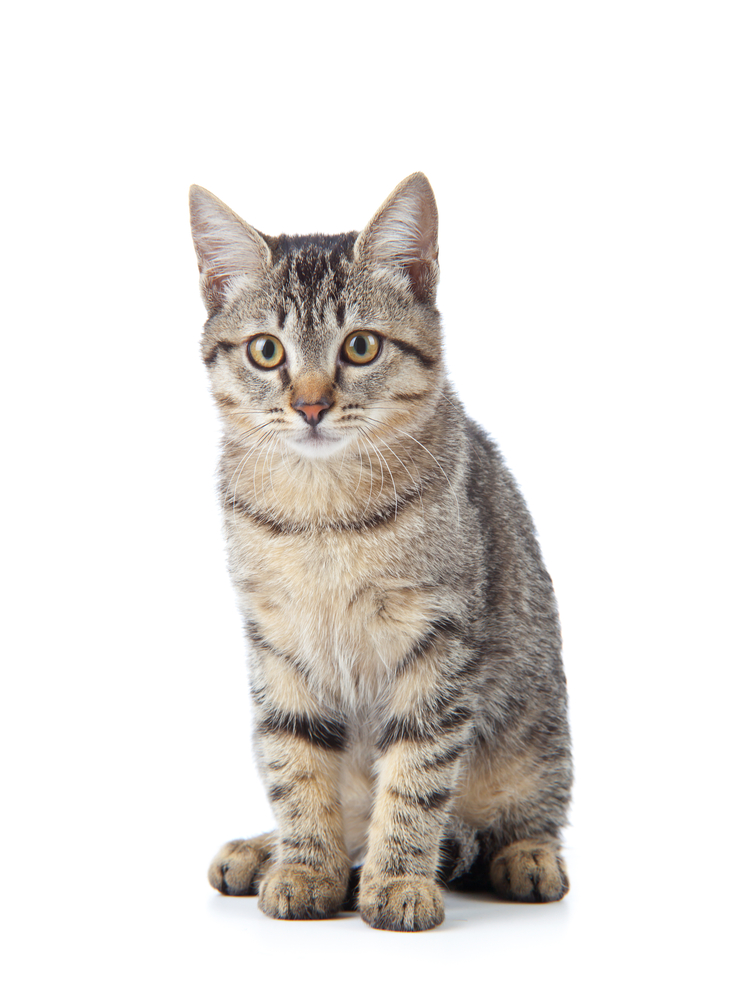
#> input picture input.png, 744 x 1000 px
$ python -i bg_remover.py   (imports and definitions only)
#> lines starting #> are read from the running program, lines starting #| are printed output that depends on the picture; after the words box and inside, x2 and y2 are one past the last pixel; in counts of white or black regions, pixels touching at a corner belong together
import cv2
import numpy


class BgRemover:
    def __init__(self, calibration_threshold: int = 241, calibration_average: float = 183.2592):
        self.calibration_threshold = calibration_threshold
        self.calibration_average = calibration_average

    def remove(self, image: numpy.ndarray, manual_threshold: int = None):
        gray_image = cv2.cvtColor(image, cv2.COLOR_BGR2GRAY)

        if not manual_threshold:
            boundaries_threshold = 254
            _ret, boundaries_threshold_image = cv2.threshold(gray_image, boundaries_threshold, 255, cv2.THRESH_BINARY)

            min_y, max_y, min_x, max_x = self.detect_boundaries(cv2.bitwise_not(boundaries_threshold_image))
            threshold = self.calibration_threshold * (self.calibration_average / numpy.average(image[min_y: max_y, min_x: max_x]))

        else:
            threshold = manual_threshold

        if threshold >= 255:
            threshold = 254

        _ret, threshold_image = cv2.threshold(gray_image, threshold, 255, cv2.THRESH_BINARY)

        threshold_image = cv2.bitwise_not(threshold_image)

        result_image = cv2.bitwise_and(image, image, mask=threshold_image)
        return result_image, threshold

    def detect_boundaries(self, image: numpy.ndarray):
        contours, hierarchy = cv2.findContours(image, cv2.RETR_EXTERNAL, cv2.CHAIN_APPROX_SIMPLE)

        max_x = 0
        max_y = 0
        min_x = image.shape[0]
        min_y = image.shape[1]

        for contour in contours:
            point = list(contour[0][0])

            if point[0] < min_x:
                min_x = point[0]
            if point[1] < min_y:
                min_y = point[1]

            if point[0] > max_x:
                max_x = point[0]
            if point[1] > max_y:
                max_y = point[1]

        print((min_x, min_y), (max_x, max_y))

        return min_y, max_y, min_x, max_x

>>> import cv2
>>> picture = cv2.imread('input.png')
#> picture is the input picture: shape (1000, 744, 3); mean B, G, R 220.8, 224.2, 227.8
>>> result = BgRemover().remove(picture)
#> in remove, `gray_image = cv2.cvtColor(image, cv2.COLOR_BGR2GRAY)`:
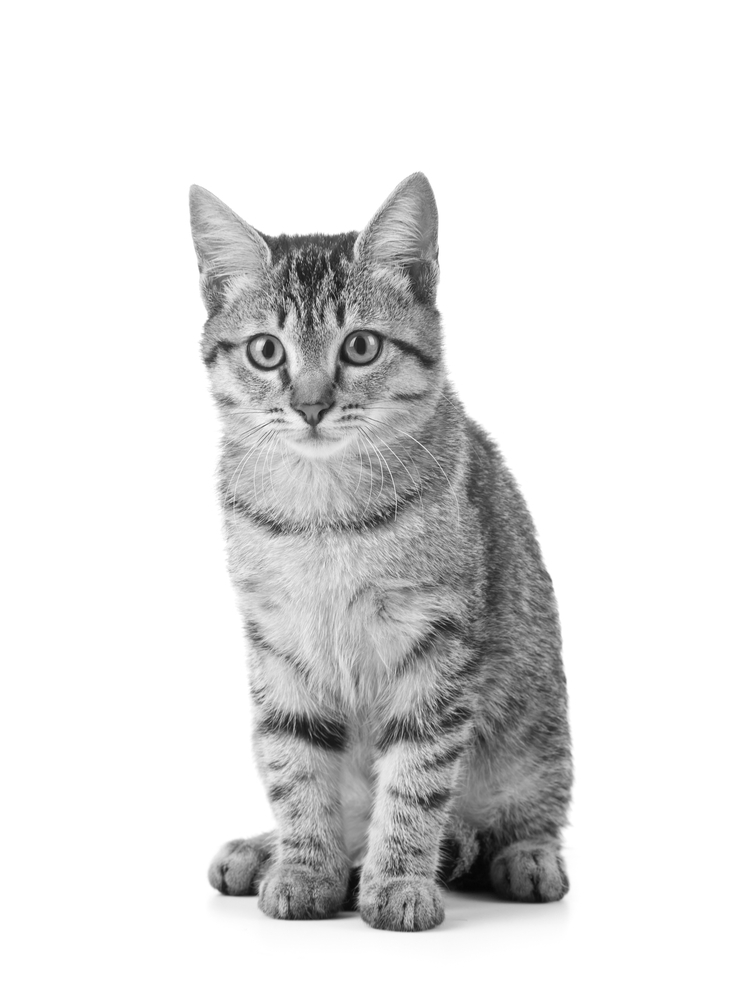
#> gray_image: shape (1000, 744); min 4, max 255, mean 224.9
#> in remove, `_ret, boundaries_threshold_image = cv2.threshold(gray_image, boundarie..`:
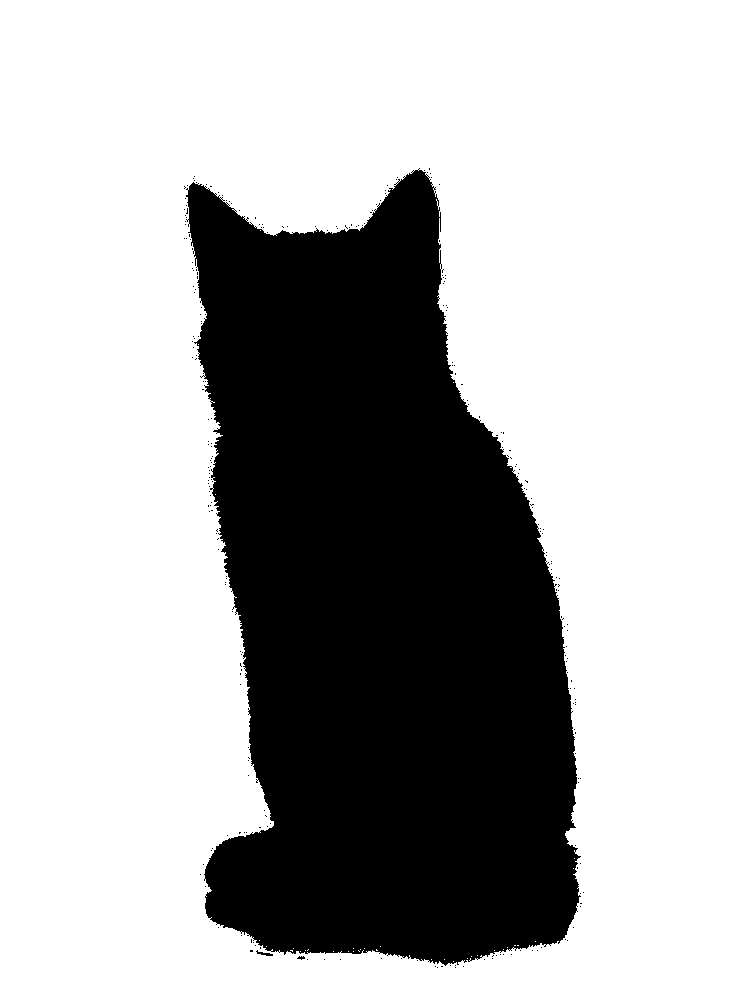
#> boundaries_threshold_image: shape (1000, 744); 69.9% white; 268 black regions (266 under 20 px)
#> in detect_boundaries, `contours, hierarchy = cv2.findContours(image, cv2.RETR_EXTERNAL, cv2.C..`: contours = 268 contours, 266 with area under 20; largest, box (x1, y1, x2, y2) and area: (186, 168, 581, 966) 222246, (256, 950, 273, 956) 22
#> in detect_boundaries, `contours, hierarchy = cv2.findContours(image, cv2.RETR_EXTERNAL, cv2.C..`: image: shape (1000, 744); 30.1% white; 268 white regions (266 under 20 px), largest, box (x1, y1, x2, y2) and area: (186, 168, 581, 966) 223505, (256, 950, 273, 956) 41
#> the loop in detect_boundaries, `for contour in contours:` made 268 passes
#> (min_x, max_x, max_y) on pass 1: (455, 455, 967)
#> (point, min_x) on passes 2, 5, 8, 10, 11, 12: ([437, 967], 437), ([435, 966], 435), ([417, 960], 417), ([340, 959], 340), ([324, 959], 324), ([307, 959], 307)
#> after the loop in detect_boundaries, `for contour in contours:`: max_x = 583; max_y = 967; min_x = 184; min_y = 168
#| (184, 168) (583, 967)
#> in remove, `min_y, max_y, min_x, max_x = self.detect_boundaries(cv2.bitwise_not(bo..`: max_y = 967; min_x = 184; max_x = 583
#> in remove, `threshold = self.calibration_threshold * (self.calibration_average / n..`: threshold = 241
#> in remove, `_ret, threshold_image = cv2.threshold(gray_image, threshold, 255, cv2...`:
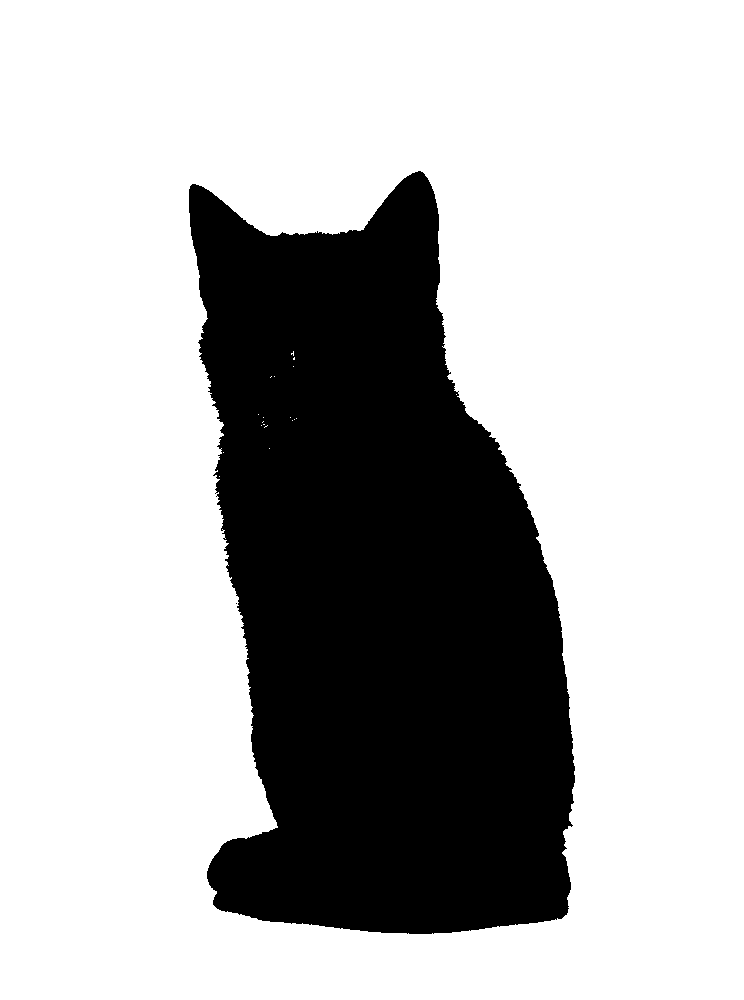
#> threshold_image: shape (1000, 744); 71.7% white; 2 black regions (1 under 20 px), largest, box (x1, y1, x2, y2) and area: (189, 171, 575, 934) 210571
#> in remove, `result_image = cv2.bitwise_and(image, image, mask=threshold_image)`:
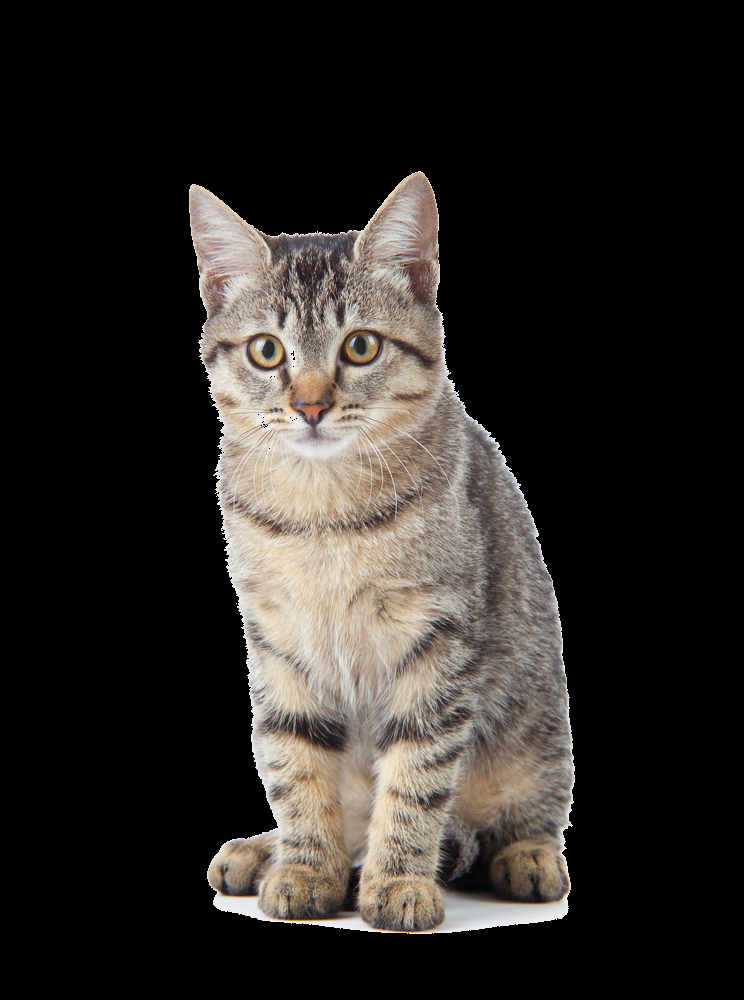
#> result_image: shape (1000, 744, 3); mean B, G, R 38, 41.4, 45.1
